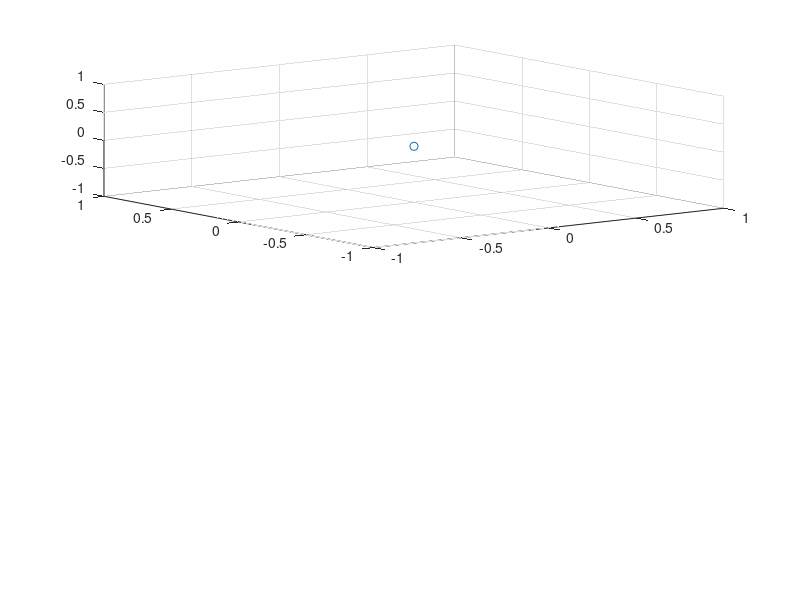

This chart was generated by the following MATLAB code: (Note: this script raises an error after producing the figure.)
clear
r = 1;
X = [3/2 , 0 , -3/2 , 0 , -3/2 , 0 , 3/2]*r;
Y = [-sqrt(3)/2 , -sqrt(3) , -sqrt(3)/2 , 0 , sqrt(3)/2 , sqrt(3) , sqrt(3)/2]*r;
Z = [ 3 , 0 , 0 , 0 , 0 , 0 , 0];
subplot(2,1,1)
scatter3(0,0,0)
hold on
h = scatterbar3(X,Y,Z,r/2);
h = squeeze(h);
axis equal

x_hex = [ r , r/2 , -r/2 , -r , -r/2 , r/2 , r];
y_hex = [ 0 , sqrt(3)/2 , sqrt(3)/2 , 0 , -sqrt(3)/2 , -sqrt(3)/2 , 0]*r;
for i =1:7
    plot(x_hex + X(i) , y_hex + Y(i) , 'black','linewidth',3)
end